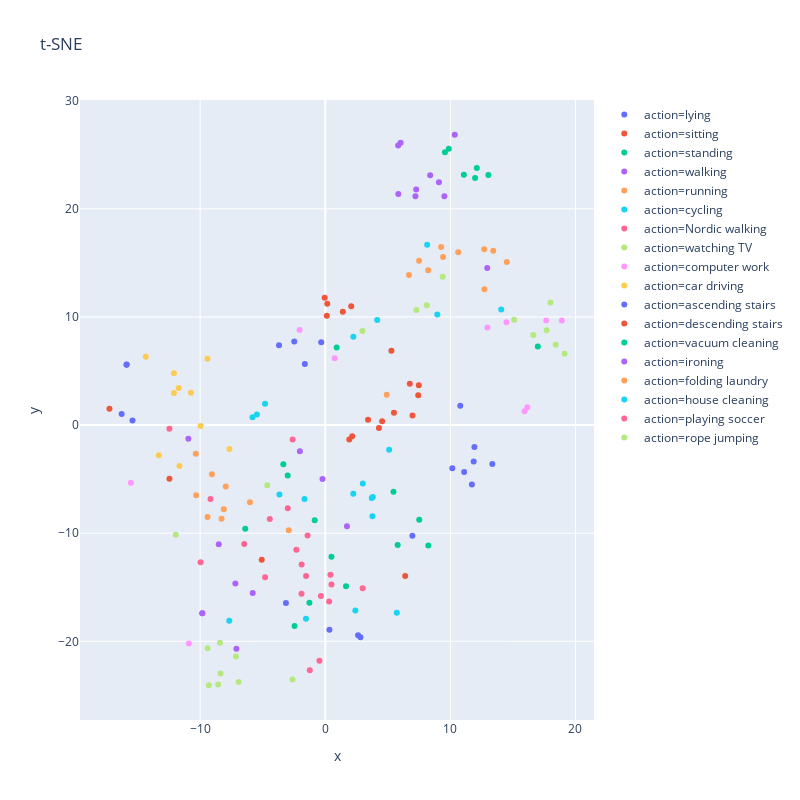
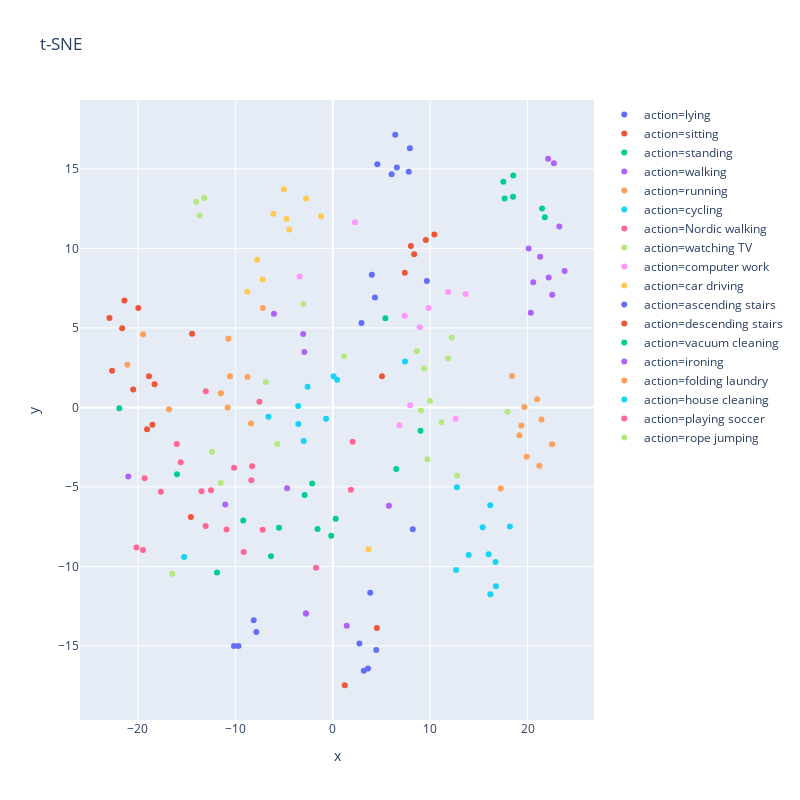

Notebook code for these charts, in order:
### Code cell
fold_metric_scores = []
t = datetime.now().strftime("%Y_%m_%d_%H_%M")

for i, cs in enumerate(fold_cls_ids):
    print("="*16, f'Fold-{i}', "="*16)
    print(f'Unseen Classes : {fold_classes[i]}')
    # separate seen/unseen and train/eval 
    data_dict = dataReader.generate(unseen_classes=cs, seen_ratio=config['seen_split'], unseen_ratio=config['unseen_split'], window_size=5.21, window_overlap=4.21, resample_freq=20)
    all_classes = dataReader.idToLabel
    seen_classes = data_dict['seen_classes']
    unseen_classes = data_dict['unseen_classes']

    train_n, seq_len, in_ft = data_dict['train']['X'].shape

    print("Initiate IMU datasets ...")
    # build IMU datasets
    train_dt = PAMAP2Dataset(data=data_dict['train']['X'], actions=data_dict['train']['y'], attributes=skeleton_mov, attribute_dict=action_dict, action_classes=seen_classes, seq_len=50)
    train_dl = DataLoader(train_dt, batch_size=config['batch_size'], shuffle=True, pin_memory=True, drop_last=True)
    # build seen eval_dt 
    eval_dt = PAMAP2Dataset(data=data_dict['eval-seen']['X'], actions=data_dict['eval-seen']['y'], attributes=skeleton_mov, attribute_dict=action_dict, action_classes=seen_classes, seq_len=50)
    eval_dl = DataLoader(eval_dt, batch_size=config['batch_size'], shuffle=True, pin_memory=True, drop_last=True)
    # build unseen test_dt
    test_dt = PAMAP2Dataset(data=data_dict['test']['X'], actions=data_dict['test']['y'], attributes=skeleton_mov, attribute_dict=action_dict, action_classes=unseen_classes, seq_len=50)
    test_dl = DataLoader(test_dt, batch_size=config['batch_size'], shuffle=True, pin_memory=True, drop_last=True)
    
    print("Initiate Skeleton dataset ... ")
    # build Skeleton dataset 
    skel_dt = SkeletonDataset(skeleton_mov, skeleton_Ids, action_dict, list(action_dict.keys()), seq_len=config['seq_len'])
    skel_dl = DataLoader(skel_dt, batch_size=config['batch_size']//2, shuffle=True, pin_memory=True, drop_last=True)
    skel_n, skel_fts = skel_dt.getShape()
    
    print("Initial Models ...")
    # build IMU Encoder Model 
    imu_config = {
        'in_ft':in_ft, 
        'd_model':config['d_model'], 
        'num_heads':config['num_heads'], 
        'ft_size':config['feat_size'], 
        'max_len':seq_len, 
        'n_classes':len(seen_classes)
    }
    imu_model = Model6e(**imu_config)
    imu_model.to(device)

    # build AE Model 
    # ae_model = BiLSTMEncDecModel(input_size=skel_fts, seq_len=skel_n, hidden_size=config['feat_size'], batch_size=config['batch_size'], ae_type='recursive', device=device)
    # ae_model = SkeletonAE(seq_len=skel_n, input_size=skel_fts, hidden_size=512, linear_filters=[128,256,512], embedding_size=config['feat_size'], num_layers=1, bidirectional=True, batch_size=config['batch_size'], device=device)
    # ae_model = BiLSTMEncDecModel(seq_len=50, input_size=36, hidden_size=512, linear_filters=[128,256,512], embedding_size=256, num_layers=1,bidirectional=True,batch_size=32, device=device)
    ae_config = {
        'seq_len':skel_n, 
        'input_size':skel_fts, 
        'hidden_size':512, 
        'linear_filters':[128,256,512], 
        'embedding_size':config['feat_size'], 
        'num_layers':1, 
        'bidirectional':True, 
        'batch_size':config['batch_size']
    }
    ae_model = train_AE(seen_classes)
    val_actions, val_labels, val_lm = get_action_vector(ae_model, skel_dt, device, class_ids=range(18), class_names=dataReader.idToLabel)
    plot_tnse(val_actions, val_labels, val_lm)
    
    # define IMU-Enc run parameters 
    seen_action_ft_dict = {a: get_class_ft(torch.from_numpy(skeleton_mov[i, ...]), ae_model, device) for a,i in action_dict.items() if a in seen_classes}
    seen_label_map = {i:l for i,l in enumerate(seen_classes)}
    trpLoss = ActionTripletLoss(distance='l2', k=10, neg_thr=0.90,pos_thr=0.05, agg="mean", device=device)

    # generate unseen semantic space 
    unseen_action_ft_dict = {a: get_class_ft(torch.from_numpy(skeleton_mov[i, ...]), ae_model, device) for a,i in action_dict.items() if a in unseen_classes}
    seen_label_map = {i:l for i,l in enumerate(unseen_classes)}

    seen_action_ft, seen_action_label = gen_semantic_space(seen_action_ft_dict)
    unseen_action_ft, unseen_action_label = gen_semantic_space(unseen_action_ft_dict)

    imu_optim = Adam(imu_model.parameters(), lr=config['imu_lr'])
    ae_optim = Adam(ae_model.parameters(), lr=config['ae_lr'])
    optimizers = {'imu': imu_optim, 'ae': ae_optim}

    loss_module = {'class': nn.CrossEntropyLoss(), 'feature': trpLoss, 'recons': nn.MSELoss()}
    best_acc = 0.0

    print("Start Models training ...")
    fold_train_data = []
    fold_val_data = []  
    # train 2 models E2E
    for epoch in tqdm(range(config['n_epochs']), desc='Training Epoch', leave=False):
       # train IMU-Enc model
        train_metrics = imu_train_step1(imu_model, ae_model, train_dl, skel_dt, optimizers, loss_module, device, class_names=[all_classes[i] for i in seen_classes], class_ids=seen_classes, phase='train', imu_alpha=config['imu_alpha'], ae_alpha=config['ae_alpha'], batch_size=32)
        fold_train_data.append(train_metrics)
        eval_metrics, _, _ = eval_step1(imu_model, ae_model, eval_dl, seen_action_ft, seen_action_label, loss_module, device=device, class_names=[all_classes[i] for i in seen_classes], class_ids=seen_classes,  target_feat_met=eval_dt.getClassAttrs(), phase='seen', print_report=False, imu_alpha=config['imu_alpha'], ae_alpha=config['ae_alpha'], batch_size=config['batch_size'], show_plot=True)
        fold_val_data.append(eval_metrics)
        # print(f"EPOCH [{epoch}] TRAINING : {train_metrics}")
        # print(f"EPOCH [{epoch}] EVAL : {eval_metrics}")
        if eval_metrics['accuracy'] > best_acc:
            imu_best_model = deepcopy(imu_model.state_dict())

    plot_accVloss(fold_train_data, fold_val_data)
    # replace by best model 
    imu_model.load_state_dict(imu_best_model)
    # save checkpoint of the fold with IMU Encoder + Skeleton AE 
    fpath = f'./tmp/pamap2/e2e_checkpoint_f{i}_{t}.pt'
    torch.save({
        'imu_state_dict': imu_best_model,
        'ae_state_dict': ae_model.state_dict(),
        'imu_config': imu_config,
        'ae_config': ae_config
    }, fpath)

    # run evaluation on unseen classes
    test_metrics, unseen_pred_actions, unseen_labels = eval_step1(imu_model, ae_model, test_dl, unseen_action_ft, unseen_action_label, loss_module, device=device, class_names=[all_classes[i] for i in unseen_classes], class_ids=unseen_classes,  target_feat_met=test_dt.getClassAttrs(), phase='unseen', imu_alpha=config['imu_alpha'], ae_alpha=config['ae_alpha'], batch_size=config['batch_size'])
    fold_metric_scores.append(test_metrics)
    print(test_metrics)
    print("="*40)

print("="*14, "Overall Unseen Classes Performance", "="*14)
seen_score_df = pd.DataFrame.from_records(fold_metric_scores)
seen_score_df.mean()

### Figure 1 — Plotly figure (JSON) as saved in the notebook; plotly's stock layout.template omitted (floating-point values rounded to 4 significant figures)
{"data": [{"hoverlabel": {"namelength": 0}, "hovertemplate": "action=lying<br>x=%{x}<br>y=%{y}", "legendgroup": "action=lying", "marker": {"color": "#636efa", "symbol": "circle"}, "mode": "markers", "name": "action=lying", "showlegend": true, "type": "scatter", "x": [-1.634, -3.698, 13.35, -2.48, 11.86, 11.92, 11.72, 10.79, 11.1, 10.15], "xaxis": "x", "y": [5.659, 7.383, -3.594, 7.731, -3.375, -2.022, -5.489, 1.779, -4.341, -3.992], "yaxis": "y"}, {"hoverlabel": {"namelength": 0}, "hovertemplate": "action=sitting<br>x=%{x}<br>y=%{y}", "legendgroup": "action=sitting", "marker": {"color": "#EF553B", "symbol": "circle"}, "mode": "markers", "name": "action=sitting", "showlegend": true, "type": "scatter", "x": [-5.077, 7.479, 7.43, 4.546, 6.972, 4.292, 5.285, 6.757, -12.46, 5.489], "xaxis": "x", "y": [-12.45, 3.692, 2.761, 0.3576, 0.8764, -0.2742, 6.875, 3.827, -4.961, 1.149], "yaxis": "y"}, {"hoverlabel": {"namelength": 0}, "hovertemplate": "action=standing<br>x=%{x}<br>y=%{y}", "legendgroup": "action=standing", "marker": {"color": "#00cc96", "symbol": "circle"}, "mode": "markers", "name": "action=standing", "showlegend": true, "type": "scatter", "x": [-6.399, 5.452, -2.452, 16.99, 8.24, 5.786, -3.004, -3.351, 0.9124, 7.511], "xaxis": "x", "y": [-9.579, -6.166, -18.58, 7.264, -11.13, -11.1, -4.674, -3.635, 7.169, -8.754], "yaxis": "y"}, {"hoverlabel": {"namelength": 0}, "hovertemplate": "action=walking<br>x=%{x}<br>y=%{y}", "legendgroup": "action=walking", "marker": {"color": "#ab63fa", "symbol": "circle"}, "mode": "markers", "name": "action=walking", "showlegend": true, "type": "scatter", "x": [-7.105, -10.94, 1.732, -7.188, -9.83, -9.83, -0.2215, -8.517, -2.029, -5.8], "xaxis": "x", "y": [-20.7, -1.255, -9.35, -14.66, -17.41, -17.41, -4.999, -11.02, -2.421, -15.53], "yaxis": "y"}, {"hoverlabel": {"namelength": 0}, "hovertemplate": "action=running<br>x=%{x}<br>y=%{y}", "legendgroup": "action=running", "marker": {"color": "#FFA15A", "symbol": "circle"}, "mode": "markers", "name": "action=running", "showlegend": true, "type": "scatter", "x": [-9.407, -6.023, -10.35, -8.111, 4.913, -7.956, -9.06, -2.917, -8.289, -10.32], "xaxis": "x", "y": [-8.502, -7.14, -2.66, -7.792, 2.804, -5.683, -4.546, -9.728, -8.67, -6.487], "yaxis": "y"}, {"hoverlabel": {"namelength": 0}, "hovertemplate": "action=cycling<br>x=%{x}<br>y=%{y}", "legendgroup": "action=cycling", "marker": {"color": "#19d3f3", "symbol": "circle"}, "mode": "markers", "name": "action=cycling", "showlegend": true, "type": "scatter", "x": [5.716, 2.405, 2.237, 3.001, 8.955, -3.663, 3.798, 3.716, 3.768, -1.545], "xaxis": "x", "y": [-17.36, -17.14, -6.361, -5.4, 10.22, -6.422, -6.651, -6.749, -8.437, -17.91], "yaxis": "y"}, {"hoverlabel": {"namelength": 0}, "hovertemplate": "action=Nordic walking<br>x=%{x}<br>y=%{y}", "legendgroup": "action=Nordic walking", "marker": {"color": "#FF6692", "symbol": "circle"}, "mode": "markers", "name": "action=Nordic walking", "showlegend": true, "type": "scatter", "x": [-1.89, 0.4115, -1.536, -0.3488, -9.172, 0.3074, -2.998, -4.812, -2.309, 0.495], "xaxis": "x", "y": [-12.89, -13.85, -13.97, -15.81, -6.838, -16.32, -7.694, -14.08, -11.54, -14.75], "yaxis": "y"}, {"hoverlabel": {"namelength": 0}, "hovertemplate": "action=watching TV<br>x=%{x}<br>y=%{y}", "legendgroup": "action=watching TV", "marker": {"color": "#B6E880", "symbol": "circle"}, "mode": "markers", "name": "action=watching TV", "showlegend": true, "type": "scatter", "x": [8.114, 17.7, 2.973, 9.382, 15.09, 16.63, 18.41, 18.0, 7.279, 19.13], "xaxis": "x", "y": [11.09, 8.764, 8.702, 13.71, 9.749, 8.325, 7.429, 11.33, 10.64, 6.596], "yaxis": "y"}, {"hoverlabel": {"namelength": 0}, "hovertemplate": "action=computer work<br>x=%{x}<br>y=%{y}", "legendgroup": "action=computer work", "marker": {"color": "#FF97FF", "symbol": "circle"}, "mode": "markers", "name": "action=computer work", "showlegend": true, "type": "scatter", "x": [-2.051, 16.15, 15.92, -10.91, 14.48, 17.66, -15.54, 12.96, 0.7569, 18.91], "xaxis": "x", "y": [8.794, 1.642, 1.284, -20.19, 9.515, 9.682, -5.343, 9.029, 6.18, 9.665], "yaxis": "y"}, {"hoverlabel": {"namelength": 0}, "hovertemplate": "action=car driving<br>x=%{x}<br>y=%{y}", "legendgroup": "action=car driving", "marker": {"color": "#FECB52", "symbol": "circle"}, "mode": "markers", "name": "action=car driving", "showlegend": true, "type": "scatter", "x": [-11.66, -10.73, -12.1, -9.415, -14.35, -12.1, -13.31, -7.663, -9.97, -11.72], "xaxis": "x", "y": [-3.79, 2.987, 4.798, 6.137, 6.319, 2.976, -2.786, -2.204, -0.08524, 3.436], "yaxis": "y"}, {"hoverlabel": {"namelength": 0}, "hovertemplate": "action=ascending stairs<br>x=%{x}<br>y=%{y}", "legendgroup": "action=ascending stairs", "marker": {"color": "#636efa", "symbol": "circle"}, "mode": "markers", "name": "action=ascending stairs", "showlegend": true, "type": "scatter", "x": [0.333, -3.145, -15.89, -0.3234, 6.964, 2.623, -16.28, -15.41, -15.88, 2.811], "xaxis": "x", "y": [-18.93, -16.45, 5.582, 7.667, -10.23, -19.43, 1.026, 0.4302, 5.605, -19.63], "yaxis": "y"}, {"hoverlabel": {"namelength": 0}, "hovertemplate": "action=descending stairs<br>x=%{x}<br>y=%{y}", "legendgroup": "action=descending stairs", "marker": {"color": "#EF553B", "symbol": "circle"}, "mode": "markers", "name": "action=descending stairs", "showlegend": true, "type": "scatter", "x": [0.1249, 2.077, 6.386, 3.42, -17.25, 2.153, 1.921, 0.1594, -0.04738, 1.403], "xaxis": "x", "y": [10.11, 10.99, -13.97, 0.4834, 1.501, -1.032, -1.343, 11.23, 11.77, 10.49], "yaxis": "y"}, {"hoverlabel": {"namelength": 0}, "hovertemplate": "action=vacuum cleaning<br>x=%{x}<br>y=%{y}", "legendgroup": "action=vacuum cleaning", "marker": {"color": "#00cc96", "symbol": "circle"}, "mode": "markers", "name": "action=vacuum cleaning", "showlegend": true, "type": "scatter", "x": [11.08, 0.493, 9.566, 11.97, 13.04, 12.11, 9.875, -1.267, 1.658, -0.8451], "xaxis": "x", "y": [23.15, -12.18, 25.23, 22.85, 23.14, 23.77, 25.55, -16.44, -14.9, -8.8], "yaxis": "y"}, {"hoverlabel": {"namelength": 0}, "hovertemplate": "action=ironing<br>x=%{x}<br>y=%{y}", "legendgroup": "action=ironing", "marker": {"color": "#ab63fa", "symbol": "circle"}, "mode": "markers", "name": "action=ironing", "showlegend": true, "type": "scatter", "x": [5.841, 7.206, 7.266, 12.95, 10.35, 9.521, 6.021, 5.83, 8.385, 9.085], "xaxis": "x", "y": [21.36, 21.17, 21.79, 14.52, 26.85, 21.16, 26.11, 25.87, 23.11, 22.45], "yaxis": "y"}, {"hoverlabel": {"namelength": 0}, "hovertemplate": "action=folding laundry<br>x=%{x}<br>y=%{y}", "legendgroup": "action=folding laundry", "marker": {"color": "#FFA15A", "symbol": "circle"}, "mode": "markers", "name": "action=folding laundry", "showlegend": true, "type": "scatter", "x": [12.72, 14.51, 10.63, 6.69, 9.416, 7.498, 8.227, 13.43, 12.71, 9.26], "xaxis": "x", "y": [12.56, 15.09, 15.99, 13.89, 15.55, 15.19, 14.31, 16.12, 16.26, 16.47], "yaxis": "y"}, {"hoverlabel": {"namelength": 0}, "hovertemplate": "action=house cleaning<br>x=%{x}<br>y=%{y}", "legendgroup": "action=house cleaning", "marker": {"color": "#19d3f3", "symbol": "circle"}, "mode": "markers", "name": "action=house cleaning", "showlegend": true, "type": "scatter", "x": [-7.674, 2.244, 14.06, 5.105, -4.815, -5.465, 8.145, 4.151, -5.816, -1.662], "xaxis": "x", "y": [-18.09, 8.164, 10.7, -2.281, 1.978, 0.9836, 16.67, 9.724, 0.7323, -6.848], "yaxis": "y"}, {"hoverlabel": {"namelength": 0}, "hovertemplate": "action=playing soccer<br>x=%{x}<br>y=%{y}", "legendgroup": "action=playing soccer", "marker": {"color": "#FF6692", "symbol": "circle"}, "mode": "markers", "name": "action=playing soccer", "showlegend": true, "type": "scatter", "x": [-1.898, -4.434, -12.46, 2.987, -6.478, -0.4686, -1.414, -2.607, -1.237, -9.967], "xaxis": "x", "y": [-15.61, -8.698, -0.3481, -15.08, -11.0, -21.81, -10.22, -1.338, -22.68, -12.68], "yaxis": "y"}, {"hoverlabel": {"namelength": 0}, "hovertemplate": "action=rope jumping<br>x=%{x}<br>y=%{y}", "legendgroup": "action=rope jumping", "marker": {"color": "#B6E880", "symbol": "circle"}, "mode": "markers", "name": "action=rope jumping", "showlegend": true, "type": "scatter", "x": [-11.95, -9.308, -2.613, -4.64, -9.4, -7.14, -8.378, -6.927, -8.56, -8.418], "xaxis": "x", "y": [-10.13, -24.06, -23.54, -5.558, -20.64, -21.39, -22.98, -23.75, -24.0, -20.14], "yaxis": "y"}], "layout": {"height": 800, "legend": {"tracegroupgap": 0}, "title": {"text": "t-SNE"}, "width": 800, "xaxis": {"anchor": "y", "domain": [0, 1], "title": {"text": "x"}}, "yaxis": {"anchor": "x", "domain": [0, 1], "title": {"text": "y"}}}}

### Figure 2 — Plotly figure (JSON) as saved in the notebook; plotly's stock layout.template omitted (floating-point values rounded to 4 significant figures)
{"data": [{"hoverlabel": {"namelength": 0}, "hovertemplate": "action=lying<br>x=%{x}<br>y=%{y}", "legendgroup": "action=lying", "marker": {"color": "#636efa", "symbol": "circle"}, "mode": "markers", "name": "action=lying", "showlegend": true, "type": "scatter", "x": [4.009, 2.944, 6.412, 9.657, 6.04, 4.576, 7.919, 4.33, 6.578, 7.8], "xaxis": "x", "y": [8.34, 5.313, 17.15, 7.955, 14.67, 15.29, 16.3, 6.914, 15.09, 14.82], "yaxis": "y"}, {"hoverlabel": {"namelength": 0}, "hovertemplate": "action=sitting<br>x=%{x}<br>y=%{y}", "legendgroup": "action=sitting", "marker": {"color": "#EF553B", "symbol": "circle"}, "mode": "markers", "name": "action=sitting", "showlegend": true, "type": "scatter", "x": [-14.57, -21.39, -22.93, -18.87, -22.66, -18.3, 5.051, -19.96, 1.233, -21.63], "xaxis": "x", "y": [-6.89, 6.724, 5.616, 1.963, 2.306, 1.458, 1.959, 6.251, -17.47, 4.977], "yaxis": "y"}, {"hoverlabel": {"namelength": 0}, "hovertemplate": "action=standing<br>x=%{x}<br>y=%{y}", "legendgroup": "action=standing", "marker": {"color": "#00cc96", "symbol": "circle"}, "mode": "markers", "name": "action=standing", "showlegend": true, "type": "scatter", "x": [0.2965, -2.109, -2.883, 9.005, 6.516, -6.342, -0.1559, -1.562, 5.402, -5.517], "xaxis": "x", "y": [-7.005, -4.789, -5.515, -1.473, -3.874, -9.361, -8.07, -7.652, 5.602, -7.566], "yaxis": "y"}, {"hoverlabel": {"namelength": 0}, "hovertemplate": "action=walking<br>x=%{x}<br>y=%{y}", "legendgroup": "action=walking", "marker": {"color": "#ab63fa", "symbol": "circle"}, "mode": "markers", "name": "action=walking", "showlegend": true, "type": "scatter", "x": [-4.69, -6.038, -2.913, -3.039, -2.758, -2.757, -20.99, 1.437, 5.764, -11.03], "xaxis": "x", "y": [-5.088, 5.897, 3.493, 4.623, -12.95, -12.95, -4.344, -13.73, -6.191, -6.099], "yaxis": "y"}, {"hoverlabel": {"namelength": 0}, "hovertemplate": "action=running<br>x=%{x}<br>y=%{y}", "legendgroup": "action=running", "marker": {"color": "#FFA15A", "symbol": "circle"}, "mode": "markers", "name": "action=running", "showlegend": true, "type": "scatter", "x": [-10.8, -16.81, -7.177, -11.49, -19.47, -21.09, -10.73, -8.39, -10.56, -8.757], "xaxis": "x", "y": [-0.01161, -0.1117, 6.246, 0.8865, 4.6, 2.677, 4.315, -1.005, 1.953, 1.921], "yaxis": "y"}, {"hoverlabel": {"namelength": 0}, "hovertemplate": "action=cycling<br>x=%{x}<br>y=%{y}", "legendgroup": "action=cycling", "marker": {"color": "#19d3f3", "symbol": "circle"}, "mode": "markers", "name": "action=cycling", "showlegend": true, "type": "scatter", "x": [-2.983, -15.27, -3.551, -2.587, 7.418, -6.607, 0.446, 0.07692, -0.6886, -3.528], "xaxis": "x", "y": [-2.115, -9.404, 0.09361, 1.307, 2.885, -0.5906, 1.737, 1.961, -0.7129, -1.04], "yaxis": "y"}, {"hoverlabel": {"namelength": 0}, "hovertemplate": "action=Nordic walking<br>x=%{x}<br>y=%{y}", "legendgroup": "action=Nordic walking", "marker": {"color": "#FF6692", "symbol": "circle"}, "mode": "markers", "name": "action=Nordic walking", "showlegend": true, "type": "scatter", "x": [2.043, -16.01, -8.361, -12.5, -13.05, -13.47, -7.528, -10.14, -8.276, -15.61], "xaxis": "x", "y": [-2.155, -2.306, -4.576, -5.206, -7.455, -5.271, 0.3551, -3.8, -3.695, -3.451], "yaxis": "y"}, {"hoverlabel": {"namelength": 0}, "hovertemplate": "action=watching TV<br>x=%{x}<br>y=%{y}", "legendgroup": "action=watching TV", "marker": {"color": "#B6E880", "symbol": "circle"}, "mode": "markers", "name": "action=watching TV", "showlegend": true, "type": "scatter", "x": [8.623, 9.056, 12.76, 17.94, 9.975, 11.16, 12.2, 9.711, 9.368, 11.86], "xaxis": "x", "y": [3.535, -0.1917, -4.283, -0.2782, 0.4251, -0.9348, 4.38, -3.255, 2.451, 3.095], "yaxis": "y"}, {"hoverlabel": {"namelength": 0}, "hovertemplate": "action=computer work<br>x=%{x}<br>y=%{y}", "legendgroup": "action=computer work", "marker": {"color": "#FF97FF", "symbol": "circle"}, "mode": "markers", "name": "action=computer work", "showlegend": true, "type": "scatter", "x": [11.84, 9.819, 8.938, -3.407, 12.62, 7.944, 2.286, 13.64, 7.388, 6.841], "xaxis": "x", "y": [7.265, 6.249, 5.049, 8.237, -0.7048, 0.1299, 11.64, 7.133, 5.762, -1.113], "yaxis": "y"}, {"hoverlabel": {"namelength": 0}, "hovertemplate": "action=car driving<br>x=%{x}<br>y=%{y}", "legendgroup": "action=car driving", "marker": {"color": "#FECB52", "symbol": "circle"}, "mode": "markers", "name": "action=car driving", "showlegend": true, "type": "scatter", "x": [-7.186, -6.094, -5.028, -1.206, -2.729, -4.469, 3.669, -7.756, -8.772, -4.756], "xaxis": "x", "y": [8.053, 12.18, 13.73, 12.02, 13.13, 11.19, -8.918, 9.29, 7.278, 11.85], "yaxis": "y"}, {"hoverlabel": {"namelength": 0}, "hovertemplate": "action=ascending stairs<br>x=%{x}<br>y=%{y}", "legendgroup": "action=ascending stairs", "marker": {"color": "#636efa", "symbol": "circle"}, "mode": "markers", "name": "action=ascending stairs", "showlegend": true, "type": "scatter", "x": [-8.118, -7.849, 3.186, 3.843, 8.211, -10.14, 4.461, 2.734, 3.616, -9.685], "xaxis": "x", "y": [-13.39, -14.12, -16.56, -11.65, -7.655, -15.0, -15.25, -14.84, -16.42, -15.0], "yaxis": "y"}, {"hoverlabel": {"namelength": 0}, "hovertemplate": "action=descending stairs<br>x=%{x}<br>y=%{y}", "legendgroup": "action=descending stairs", "marker": {"color": "#EF553B", "symbol": "circle"}, "mode": "markers", "name": "action=descending stairs", "showlegend": true, "type": "scatter", "x": [7.4, 10.43, -14.44, -20.49, 4.527, -19.07, -18.51, 8.35, 8.019, 9.554], "xaxis": "x", "y": [8.47, 10.87, 4.635, 1.123, -13.88, -1.38, -1.088, 9.627, 10.15, 10.53], "yaxis": "y"}, {"hoverlabel": {"namelength": 0}, "hovertemplate": "action=vacuum cleaning<br>x=%{x}<br>y=%{y}", "legendgroup": "action=vacuum cleaning", "marker": {"color": "#00cc96", "symbol": "circle"}, "mode": "markers", "name": "action=vacuum cleaning", "showlegend": true, "type": "scatter", "x": [18.51, -21.91, 21.49, 17.64, 18.53, 17.51, 21.77, -9.19, -15.99, -11.89], "xaxis": "x", "y": [13.25, -0.04723, 12.51, 13.14, 14.58, 14.19, 11.97, -7.117, -4.209, -10.38], "yaxis": "y"}, {"hoverlabel": {"namelength": 0}, "hovertemplate": "action=ironing<br>x=%{x}<br>y=%{y}", "legendgroup": "action=ironing", "marker": {"color": "#ab63fa", "symbol": "circle"}, "mode": "markers", "name": "action=ironing", "showlegend": true, "type": "scatter", "x": [23.8, 22.53, 22.17, 20.33, 23.26, 20.59, 22.11, 22.7, 20.11, 21.29], "xaxis": "x", "y": [8.578, 7.093, 8.176, 5.949, 11.38, 7.864, 15.64, 15.36, 10.0, 9.483], "yaxis": "y"}, {"hoverlabel": {"namelength": 0}, "hovertemplate": "action=folding laundry<br>x=%{x}<br>y=%{y}", "legendgroup": "action=folding laundry", "marker": {"color": "#FFA15A", "symbol": "circle"}, "mode": "markers", "name": "action=folding laundry", "showlegend": true, "type": "scatter", "x": [17.24, 18.39, 19.91, 20.98, 19.37, 21.43, 19.66, 21.21, 22.52, 19.16], "xaxis": "x", "y": [-5.105, 1.983, -3.098, 0.5092, -1.14, -0.7547, 0.02608, -3.668, -2.32, -1.755], "yaxis": "y"}, {"hoverlabel": {"namelength": 0}, "hovertemplate": "action=house cleaning<br>x=%{x}<br>y=%{y}", "legendgroup": "action=house cleaning", "marker": {"color": "#19d3f3", "symbol": "circle"}, "mode": "markers", "name": "action=house cleaning", "showlegend": true, "type": "scatter", "x": [12.67, 12.74, 16.16, 16.75, 13.96, 16.71, 18.18, 15.39, 16.0, 16.18], "xaxis": "x", "y": [-10.23, -5.026, -6.153, -11.24, -9.277, -9.724, -7.487, -7.539, -9.227, -11.75], "yaxis": "y"}, {"hoverlabel": {"namelength": 0}, "hovertemplate": "action=playing soccer<br>x=%{x}<br>y=%{y}", "legendgroup": "action=playing soccer", "marker": {"color": "#FF6692", "symbol": "circle"}, "mode": "markers", "name": "action=playing soccer", "showlegend": true, "type": "scatter", "x": [-7.198, -13.03, 1.859, -17.64, -10.9, -20.16, -19.32, -1.721, -19.48, -9.144], "xaxis": "x", "y": [-7.701, 1.01, -5.183, -5.305, -7.678, -8.808, -4.458, -10.09, -8.967, -9.098], "yaxis": "y"}, {"hoverlabel": {"namelength": 0}, "hovertemplate": "action=rope jumping<br>x=%{x}<br>y=%{y}", "legendgroup": "action=rope jumping", "marker": {"color": "#B6E880", "symbol": "circle"}, "mode": "markers", "name": "action=rope jumping", "showlegend": true, "type": "scatter", "x": [-6.876, -13.18, -16.47, -5.697, -3.019, -11.5, -13.68, -12.4, -14.02, 1.147], "xaxis": "x", "y": [1.604, 13.17, -10.47, -2.297, 6.512, -4.76, 12.07, -2.785, 12.93, 3.219], "yaxis": "y"}], "layout": {"height": 800, "legend": {"tracegroupgap": 0}, "title": {"text": "t-SNE"}, "width": 800, "xaxis": {"anchor": "y", "domain": [0, 1], "title": {"text": "x"}}, "yaxis": {"anchor": "x", "domain": [0, 1], "title": {"text": "y"}}}}
